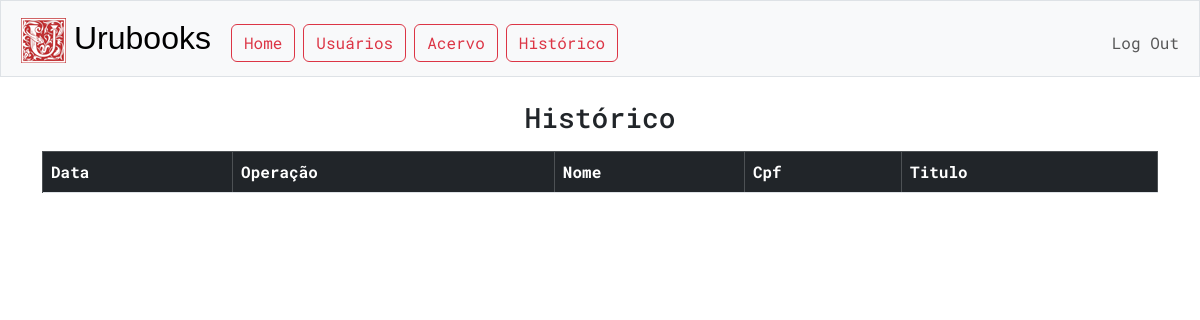
Page /historico (signed in) on the earlier database version.
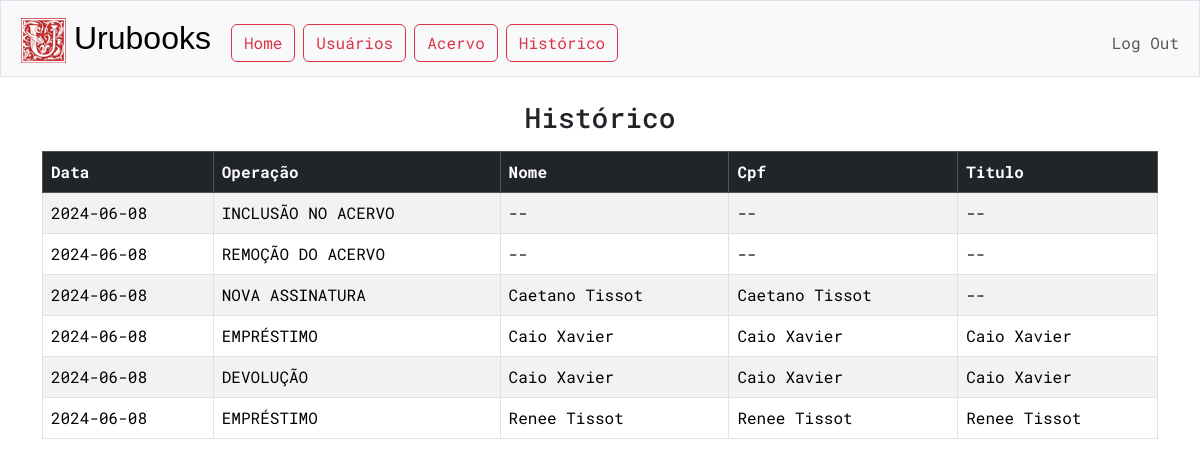
Same page on the later database version.
### tables this page shows
CREATE TABLE historico (
id INTEGER PRIMARY KEY AUTOINCREMENT,
data TEXT NOT NULL,
contato_cpf TEXT,
operacao TEXT NOT NULL,
obra_id INTEGER
);

CREATE TABLE contatos (
cpf TEXT PRIMARY KEY NOT NULL,
nome TEXT NOT NULL,
telefone TEXT,
email TEXT,
endereço TEXT
);

CREATE TABLE acervo (
id INTEGER PRIMARY KEY AUTOINCREMENT NOT NULL,
titulo TEXT NOT NULL,
autor TEXT NOT NULL,
editora TEXT,
ano INTEGER,
status TEXT
);

### app.py (the view)
@app.route("/historico")
@login_required
def historico():
    REGISTRO_POR_PAGINA = 30
    pagina = int(request.args.get("pagina", 0))
    offset = REGISTRO_POR_PAGINA * pagina
    historico = db.execute("SELECT * FROM historico LEFT JOIN acervo on historico.obra_id = acervo.id \
                           LEFT JOIN contatos on historico.contato_cpf = contatos.cpf ORDER BY historico.data DESC LIMIT ?, ?",
                           offset, REGISTRO_POR_PAGINA)
    page_data = {
        "atual":pagina,
        "max":int(len(historico)/REGISTRO_POR_PAGINA),
    }
    return render_template("historico.html", historico=historico, page_data=page_data)

### app.py (called while the page is built)
@app.after_request
def after_request(response):
    response.headers["Cache-Control"] = "no-cache, no-store, must-revalidate"
    response.headers["Expires"] = 0
    response.headers["Pragma"] = "no-cache"
    return response

### helpers.py (called while the page is built)
def login_required(f):
    @wraps(f)
    def decorated_function(*args, **kwargs):
        if session.get("user_id") is None:
            return redirect("/login")
        return f(*args, **kwargs)
    return decorated_function

### templates/historico.html (shortened to what this page needs)
{% extends "layout.html" %}
{% block main %}
    <h3 class='mb-3'>Histórico</h3>
    <table class='table table-bordered table-striped' style='text-align:start'>
        <thead class="table-dark">
            <th>Data</th>
            <th>Operação</th>
            <th>Nome</th>
            <th>Cpf</th>
            <th>Titulo</th>
        </thead>
        <tbody>
        {% if historico %}
            {% for registro in historico %}
                <tr>
                    <td>{{ registro.data }}</td>
                    <td>{{ registro.operacao }}</td>
                    {% set nome = registro.nome if registro.nome else "--" %}
                    <td>{{ nome }}</td>
                    {% set cpf = registro.nome if registro.cpf else "--" %}
                    <td>{{ cpf }}</td>
                    {% set titulo = registro.nome if registro.titulo else "--" %}
                    <td>{{ titulo }}</td>
                </tr>
                {% endfor %}
        {% else %}
            <tr></tr>
        {% endif %}
        </tbody>
    </table>
{% endblock %}

Differences in the rows shown:
added historico: data "2024-06-08", operacao "INCLUSÃO NO ACERVO", nome "--", cpf "--", titulo "--"
added historico: data "2024-06-08", operacao "REMOÇÃO DO ACERVO", nome "--", cpf "--", titulo "--"
added historico: data "2024-06-08", operacao "NOVA ASSINATURA", titulo "--"
added contatos: nome "Caetano Tissot"
now on this page (row edited): acervo: data "2024-06-08", operacao "EMPRÉSTIMO", operacao "DEVOLUÇÃO"
now on this page (row unchanged): contatos: nome "Caio Xavier"
now on this page (row edited): acervo: data "2024-06-08", operacao "EMPRÉSTIMO"
now on this page (row unchanged): contatos: nome "Renee Tissot"
